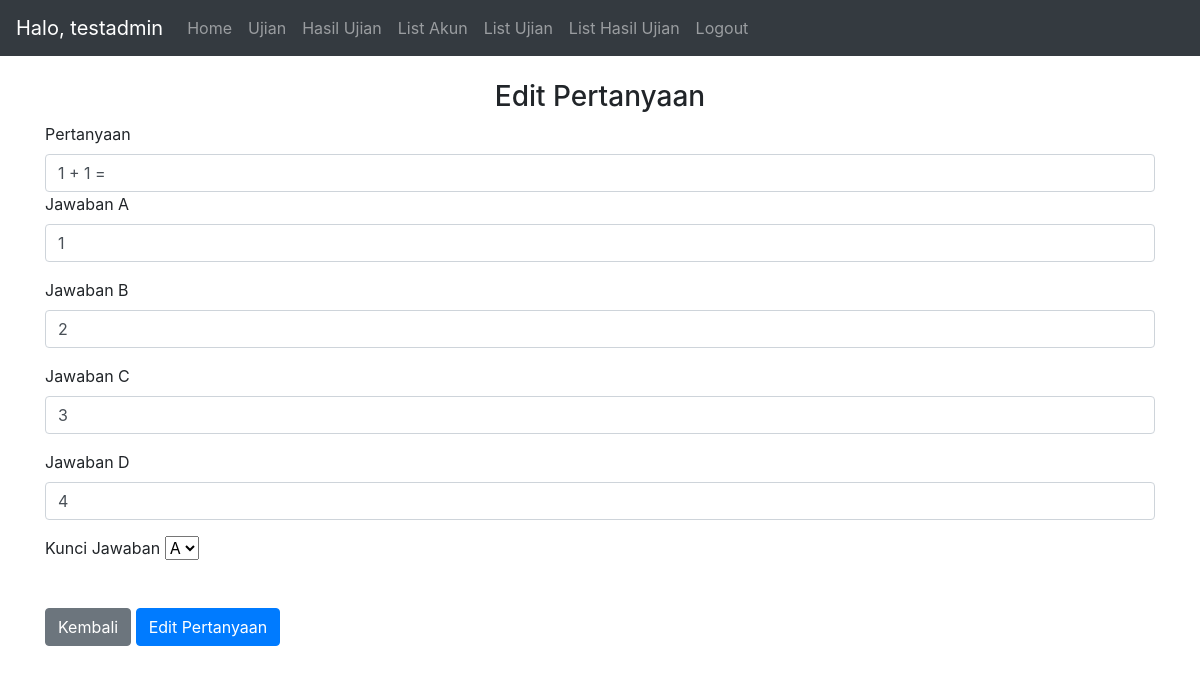
Page /edit_question/74 (signed in) on the committed database.
### website/models.py (models this page shows)
class User(db.Model, UserMixin):
    id = db.Column(db.Integer, primary_key=True)
    email = db.Column(db.String(150), unique=True)
    password = db.Column(db.String(150))
    name = db.Column(db.String(150))
    type = db.Column(db.String(150))
    notes = db.relationship('Note')
    results = db.relationship('Result')
    useranswer = db.relationship('UserAnswer')

class Question(db.Model):
    id = db.Column(db.Integer, primary_key=True)
    exam_id = db.Column(db.Integer, db.ForeignKey('exam.id'))
    question = db.Column(db.String(1000))
    answer1 = db.Column(db.String(150))
    answer2 = db.Column(db.String(150))
    answer3 = db.Column(db.String(150))
    answer4 = db.Column(db.String(150))
    correct = db.Column(db.String(1))
    useranswer = db.relationship('UserAnswer')

### website/views.py (the view, shortened to what this page needs)
@views.route('/edit_question/<id>', methods=['GET', 'POST'])
@login_required
def edit_question(id):
    if current_user.type != 'admin':
        return redirect("/")
    else:
        db_question = Question.query.get(id)
        return render_template("edit_question.html", user=current_user, questions=db_question, examid=db_question.exam_id)#, kelas=db_class)

### website/__init__.py (called while the page is built)
def create_app():
    app = Flask(__name__)
    app.config['SECRET_KEY'] = 'secret key'
    app.config['SQLALCHEMY_DATABASE_URI'] = f'sqlite:///{DB_NAME}'
    db.init_app(app)
    from .views import views
    from .auth import auth
    app.register_blueprint(views, url_prefix='/')
    app.register_blueprint(auth, url_prefix='/')
    from .models import User, Note, Exam, Result, Question,UserAnswer #,Class
    with app.app_context():
        db.create_all()
    login_manager = LoginManager()
    login_manager.login_view = 'auth.login'
    login_manager.init_app(app)
    @login_manager.user_loader
    def load_user(id):
        return User.query.get(int(id))
    return app

### website/templates/edit_question.html (shortened to what this page needs)
{% extends "base.html" %} {% block title %}Edit Pertanyaan{% endblock %} {% block
    content %}
<br>
<form method="POST">
  <h3 align="center">Edit Pertanyaan</h3>
  <div class="form-group">
    <label for="question">Pertanyaan</label>
    <input
      type="text"
      class="form-control"
      id="question"
      name="question"
      placeholder="Masukkan pertanyaan"
      value="{{questions.question}}"
      required
    />
  <div class="form-group">
    <label for="answer1">Jawaban A</label>
    <input
      type="text"
      class="form-control"
      id="answer1"
      name="answer1"
      placeholder="Masukkan jawaban A"
      value="{{questions.answer1}}"
      required
    />
  </div>
  <div class="form-group">
    <label for="answer2">Jawaban B</label>
    <input
      type="text"
      class="form-control"
      id="answer2"
      name="answer2"
      placeholder="Masukkan jawaban B"
      value="{{questions.answer2}}"
      required
    />
  </div>
  <div class="form-group">
    <label for="answer3">Jawaban C</label>
    <input
      type="text"
      class="form-control"
      id="answer3"
      name="answer3"
      placeholder="Masukkan jawaban C"
      value="{{questions.answer3}}"
      required
    />
  </div>
  <div class="form-group">
    <label for="answer4">Jawaban D</label>
    <input
      type="text"
      class="form-control"
      id="answer4"
      name="answer4"
      placeholder="Masukkan jawaban D"
      value="{{questions.answer4}}"
      required
    />
  </div>
  <div class="form-group">
    <label for="correct">Kunci Jawaban</label>
    <select id="correct" name="correct" required>
        <option value="A">A</option>
    </select>
  </div>
  <br />
  <a type="button" class="btn btn-secondary" href="/list_question/{{examid}}/1">Kembali</a>
  <button type="submit" class="btn btn-primary">Edit Pertanyaan</button>
</form>
{% endblock %}

### website/templates/base.html (shortened to what this page needs)
<!DOCTYPE html>
<html>
  <head>
    <link
      rel="stylesheet"
      href="https://stackpath.bootstrapcdn.com/bootstrap/4.4.1/css/bootstrap.min.css"
    />
    <link
      rel="stylesheet"
      href="https://stackpath.bootstrapcdn.com/font-awesome/4.7.0/css/font-awesome.min.css"
    />
  </head>
  <body>
    <nav class="navbar navbar-expand-lg navbar-dark bg-dark">
      <div class="collapse navbar-collapse" id="navbar">
        <div class="navbar-nav">
          {% if user.is_authenticated %}
          <span class="navbar-brand">
            Halo, {{user.name}}
          </span>
          <a class="nav-item nav-link" id="home" href="/">Home</a>
          <a class="nav-item nav-link" id="exam" href="/insert_token">Ujian</a>
          <a class="nav-item nav-link" id="exam" href="/result/1">Hasil Ujian</a>
          {% if user.type =='admin' %}
            <a class="nav-item nav-link" id="account_list" href="/list_account/1">List Akun</a>
            <a class="nav-item nav-link" id="exam_list" href="/list_exam/1">List Ujian</a>
            <a class="nav-item nav-link" id="exam_list" href="/list_result/1">List Hasil Ujian</a>
            {% endif %}
          <a class="nav-item nav-link" id="logout" href="/logout">Logout</a>
          {% else %}
          <a class="nav-item nav-link" id="login" href="/login">Login</a>
          {% endif %}
        </div>
      </div>
    </nav>
    <div id="content" class="container">{% block content %} {% endblock %}</div>
  <br>
  </body>
</html>

### rows in the picture
User: name "testadmin"
Question: question "1 + 1 =", answer1 "1", answer2 "2", answer3 "3", answer4 "4"
